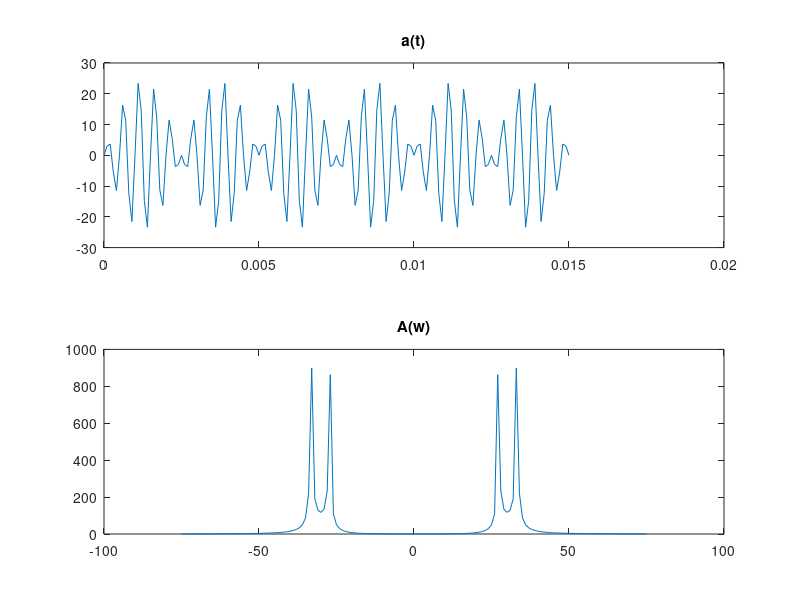

MATLAB code for this plot:
Fs = 10000;         % ferekanse nemoone bardari
Fx = 200;
Ts = 1/Fs;          % Sampling period
Tx = 1/Fx;            % Sampling period
L = 150;            % Length of signal
t = (0:L)/Fs;       % Time vector
w = (-L/2:L/2);

x = 5 * sin(2*pi*Fx*t);

Fp = 2000;
p = 5 * sin(2*pi*Fp*t);

a = p .* x;

subplot(2 , 1 , 1);
plot(t , a);
title('a(t)');

A = abs(fftshift(fft(a)));
subplot(2 , 1 , 2);
plot (w , A);
title('A(w)');